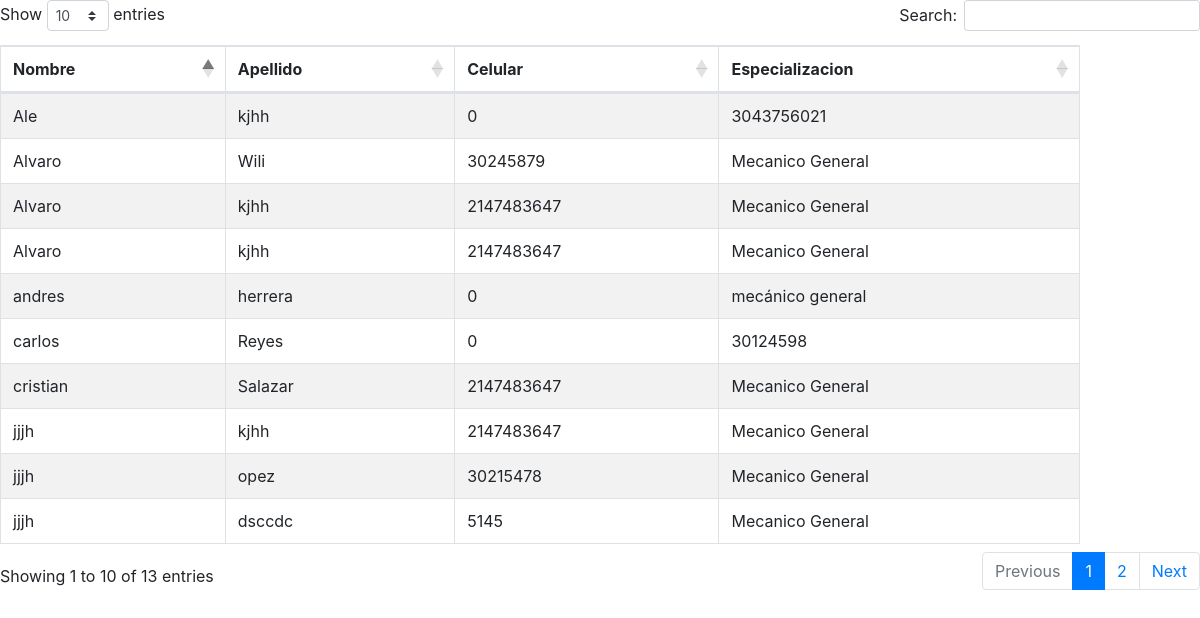
The page /Nuevo/mostrarMeca.php on the database its author committed.
### tables this page shows
CREATE TABLE `mecanico` (
  `id_mecanico` int(11) NOT NULL,
  `nombre` varchar(50) NOT NULL,
  `apellido` varchar(50) NOT NULL,
  `celular` int(11) NOT NULL,
  `especializacion` varchar(50) NOT NULL
);

### Nuevo/mecanico.php (called while the page is built, shortened)
<?php
class mecanico{
    public static function mostrarMeca(){
        $conexion = new Conexion();
        $consulta = $conexion->prepare('SELECT * FROM ' . self::TABLA . ' ORDER BY nombre');
        $consulta -> execute();
        $registros = $consulta->fetchAll();
        return $registros;
    }
}
?>

### Nuevo/mostrarMeca.php (the view, shortened to what this page needs)
<?php
require_once "mecanico.php";
$mecanicos = mecanico:: mostrarMeca();
?>
<html>
<head>
    <link rel="stylesheet" href="https://cdnjs.cloudflare.com/ajax/libs/twitter-bootstrap/4.5.2/css/bootstrap.css">
    <link rel="stylesheet" href="https://cdn.datatables.net/1.13.7/css/dataTables.bootstrap4.min.css">
</head>
<body>
    <table id="myTable" class="table table-striped table-bordered" style="width:90%">
        <thead>
            <tr>
                <th>Nombre</th>
                <th>Apellido</th>
                <th>Celular</th>
                <th>Especializacion</th>
            </tr>
        </thead>
        <tbody>
            <?php foreach ($mecanicos as $meca): ?>
                <tr>
                    <td><?php echo $meca['nombre']; ?></td>
                    <td><?php echo $meca['apellido']; ?></td>
                    <td><?php echo $meca['celular']; ?></td>
                    <td><?php echo $meca['especializacion']; ?></td>
                </tr>
            <?php endforeach; ?>
        </tbody>
    </table>
</body>
</html>

### rows shown on the page
mecanico: nombre "Ale", apellido "kjhh", celular "0", especializacion "3043756021"
mecanico: nombre "Alvaro", apellido "Wili", celular "30245879", especializacion "Mecanico General"
mecanico: nombre "Alvaro", apellido "kjhh", celular "2147483647", especializacion "Mecanico General"
mecanico: nombre "Alvaro", apellido "kjhh", celular "2147483647", especializacion "Mecanico General"
mecanico: nombre "andres", apellido "herrera", celular "0", especializacion "mecánico general"
mecanico: nombre "carlos", apellido "Reyes", celular "0", especializacion "30124598"
mecanico: nombre "cristian", apellido "Salazar", celular "2147483647", especializacion "Mecanico General"
mecanico: nombre "jjjh", apellido "kjhh", celular "2147483647", especializacion "Mecanico General"
mecanico: nombre "jjjh", apellido "opez", celular "30215478", especializacion "Mecanico General"
mecanico: nombre "jjjh", apellido "dsccdc", celular "5145", especializacion "Mecanico General"
